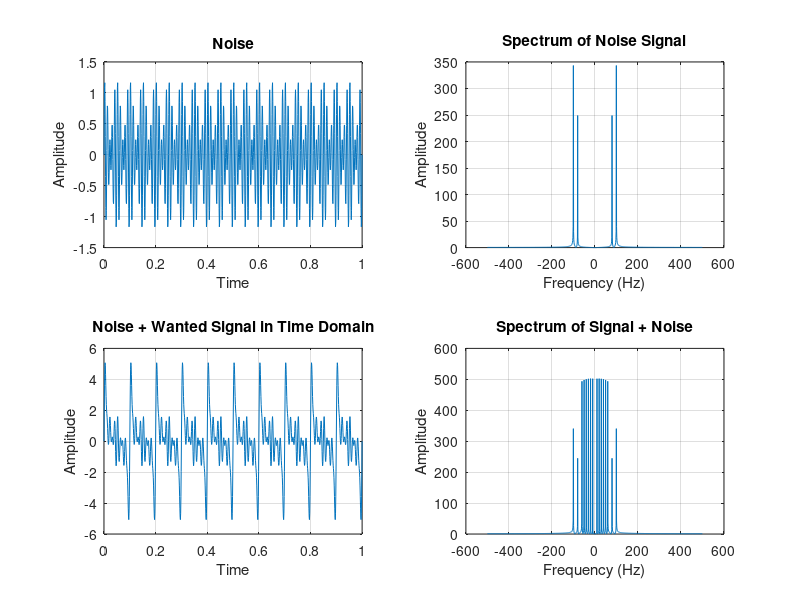

MATLAB code to generate this figure:
t = 0:0.001:1; 
f1 = 80;      
f2 = 100;     
f = 10;        
y1 = 0.5 * sin(2*pi*f1*t);
y2 = 0.7 * sin(2*pi*f2*t);
y = y1 + y2;
x = zeros(size(t));
for i = 1:6    
    x = x + sin(2*pi*f*i*t);
end
figure(1);
subplot(2,2,1);
plot(t, y);
title('Noise');
xlabel('Time');
ylabel('Amplitude');
grid on;

subplot(2,2,3);
plot(t, x + y); 
title('Noise + Wanted Signal in Time Domain');
xlabel('Time');
ylabel('Amplitude');
grid on;

N = length(y);                  
Fs = 1 / (t(2) - t(1));        
f_axis = (-N/2:N/2-1) * (Fs / N); 

y_f = fft(y, N);                
y_fshift = fftshift(y_f);       

x_f = fft(x + y, N);            
x_fshift = fftshift(x_f);       

subplot(2,2,2);
plot(f_axis, abs(y_fshift));
title('Spectrum of Noise Signal');
xlabel('Frequency (Hz)');
ylabel('Amplitude');
grid on;

subplot(2,2,4);
plot(f_axis, abs(x_fshift));
title('Spectrum of Signal + Noise');
xlabel('Frequency (Hz)');
ylabel('Amplitude');
grid on;
